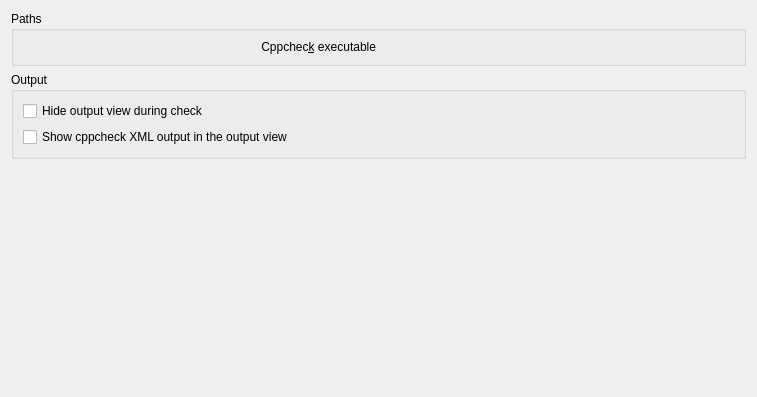
<?xml version="1.0" encoding="UTF-8"?>
<ui version="4.0">
 <class>cppcheck::GlobalConfigPage</class>
 <widget class="QWidget" name="cppcheck::GlobalConfigPage">
  <property name="geometry">
   <rect>
    <x>0</x>
    <y>0</y>
    <width>757</width>
    <height>397</height>
   </rect>
  </property>
  <property name="windowTitle">
   <string>Cppcheck Settings</string>
  </property>
  <layout class="QVBoxLayout" name="verticalLayout_2">
   <item>
    <widget class="QGroupBox" name="pathsGroupBox">
     <property name="title">
      <string>Paths</string>
     </property>
     <layout class="QHBoxLayout" name="horizontalLayout">
      <item>
       <widget class="QLabel" name="cppcheckLabel">
        <property name="text">
         <string>Cppchec&amp;k executable</string>
        </property>
        <property name="alignment">
         <set>Qt::AlignRight|Qt::AlignTrailing|Qt::AlignVCenter</set>
        </property>
        <property name="buddy">
         <cstring>kcfg_executablePath</cstring>
        </property>
       </widget>
      </item>
      <item>
       <widget class="KUrlRequester" name="kcfg_executablePath"/>
      </item>
     </layout>
    </widget>
   </item>
   <item>
    <widget class="QGroupBox" name="outputGroupBox">
     <property name="title">
      <string>Output</string>
     </property>
     <layout class="QVBoxLayout" name="verticalLayout">
      <item>
       <widget class="QCheckBox" name="kcfg_hideOutputView">
        <property name="text">
         <string>Hide output view during check</string>
        </property>
       </widget>
      </item>
      <item>
       <widget class="QCheckBox" name="kcfg_showXmlOutput">
        <property name="text">
         <string>Show cppcheck XML output in the output view</string>
        </property>
       </widget>
      </item>
     </layout>
    </widget>
   </item>
   <item>
    <spacer name="verticalSpacer">
     <property name="orientation">
      <enum>Qt::Vertical</enum>
     </property>
     <property name="sizeHint" stdset="0">
      <size>
       <width>20</width>
       <height>149</height>
      </size>
     </property>
    </spacer>
   </item>
  </layout>
 </widget>
 <customwidgets>
  <customwidget>
   <class>KUrlRequester</class>
   <extends>QWidget</extends>
   <header>kurlrequester.h</header>
   <container>1</container>
  </customwidget>
 </customwidgets>
 <resources/>
 <connections/>
</ui>
